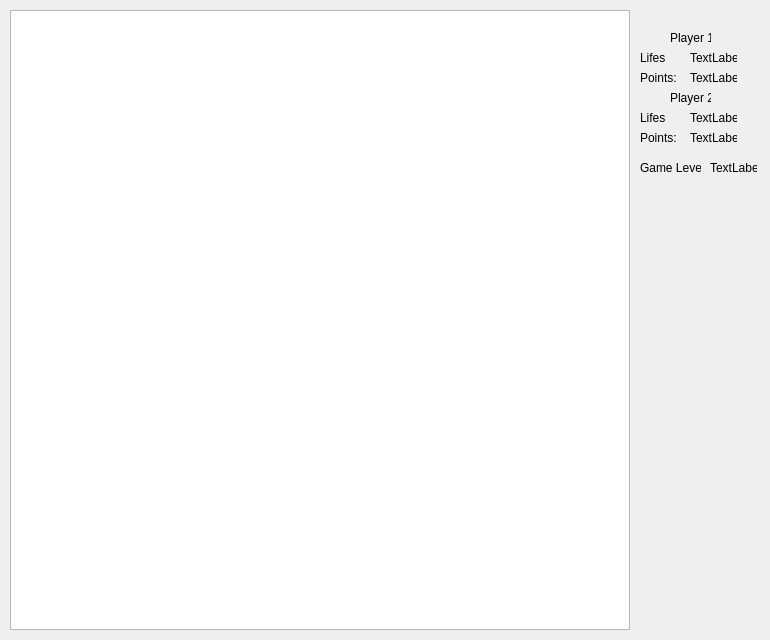
<?xml version="1.0" encoding="UTF-8"?>
<ui version="4.0">
 <class>gameWindow</class>
 <widget class="QWidget" name="gameWindow">
  <property name="geometry">
   <rect>
    <x>0</x>
    <y>0</y>
    <width>770</width>
    <height>640</height>
   </rect>
  </property>
  <property name="windowTitle">
   <string>Form</string>
  </property>
  <widget class="QLabel" name="label_lifes_text_4">
   <property name="geometry">
    <rect>
     <x>670</x>
     <y>90</y>
     <width>41</width>
     <height>16</height>
    </rect>
   </property>
   <property name="text">
    <string>Player 2</string>
   </property>
  </widget>
  <widget class="QLabel" name="label_points">
   <property name="geometry">
    <rect>
     <x>690</x>
     <y>70</y>
     <width>47</width>
     <height>16</height>
    </rect>
   </property>
   <property name="text">
    <string>TextLabel</string>
   </property>
  </widget>
  <widget class="QLabel" name="label_points_text">
   <property name="geometry">
    <rect>
     <x>640</x>
     <y>70</y>
     <width>47</width>
     <height>16</height>
    </rect>
   </property>
   <property name="text">
    <string>Points:</string>
   </property>
  </widget>
  <widget class="QLabel" name="label_lifes_num">
   <property name="geometry">
    <rect>
     <x>690</x>
     <y>50</y>
     <width>47</width>
     <height>16</height>
    </rect>
   </property>
   <property name="text">
    <string>TextLabel</string>
   </property>
  </widget>
  <widget class="QLabel" name="label_points_2">
   <property name="geometry">
    <rect>
     <x>690</x>
     <y>130</y>
     <width>47</width>
     <height>16</height>
    </rect>
   </property>
   <property name="text">
    <string>TextLabel</string>
   </property>
  </widget>
  <widget class="QLabel" name="label_lifes_num_2">
   <property name="geometry">
    <rect>
     <x>690</x>
     <y>110</y>
     <width>47</width>
     <height>16</height>
    </rect>
   </property>
   <property name="text">
    <string>TextLabel</string>
   </property>
  </widget>
  <widget class="QLabel" name="label_points_text_2">
   <property name="geometry">
    <rect>
     <x>640</x>
     <y>130</y>
     <width>47</width>
     <height>16</height>
    </rect>
   </property>
   <property name="text">
    <string>Points:</string>
   </property>
  </widget>
  <widget class="QLabel" name="label_game_level_num">
   <property name="geometry">
    <rect>
     <x>710</x>
     <y>160</y>
     <width>47</width>
     <height>16</height>
    </rect>
   </property>
   <property name="text">
    <string>TextLabel</string>
   </property>
  </widget>
  <widget class="QLabel" name="label_lifes_text_2">
   <property name="geometry">
    <rect>
     <x>640</x>
     <y>110</y>
     <width>26</width>
     <height>16</height>
    </rect>
   </property>
   <property name="text">
    <string>Lifes:</string>
   </property>
  </widget>
  <widget class="QLabel" name="label_lifes_text">
   <property name="geometry">
    <rect>
     <x>640</x>
     <y>50</y>
     <width>26</width>
     <height>16</height>
    </rect>
   </property>
   <property name="text">
    <string>Lifes:</string>
   </property>
  </widget>
  <widget class="QLabel" name="label_player1">
   <property name="geometry">
    <rect>
     <x>670</x>
     <y>30</y>
     <width>41</width>
     <height>16</height>
    </rect>
   </property>
   <property name="text">
    <string>Player 1</string>
   </property>
  </widget>
  <widget class="QLabel" name="label_game_level">
   <property name="geometry">
    <rect>
     <x>640</x>
     <y>160</y>
     <width>61</width>
     <height>16</height>
    </rect>
   </property>
   <property name="text">
    <string>Game Level:</string>
   </property>
  </widget>
  <widget class="QGraphicsView" name="graphicsView">
   <property name="geometry">
    <rect>
     <x>10</x>
     <y>10</y>
     <width>620</width>
     <height>620</height>
    </rect>
   </property>
  </widget>
 </widget>
 <resources/>
 <connections/>
</ui>
